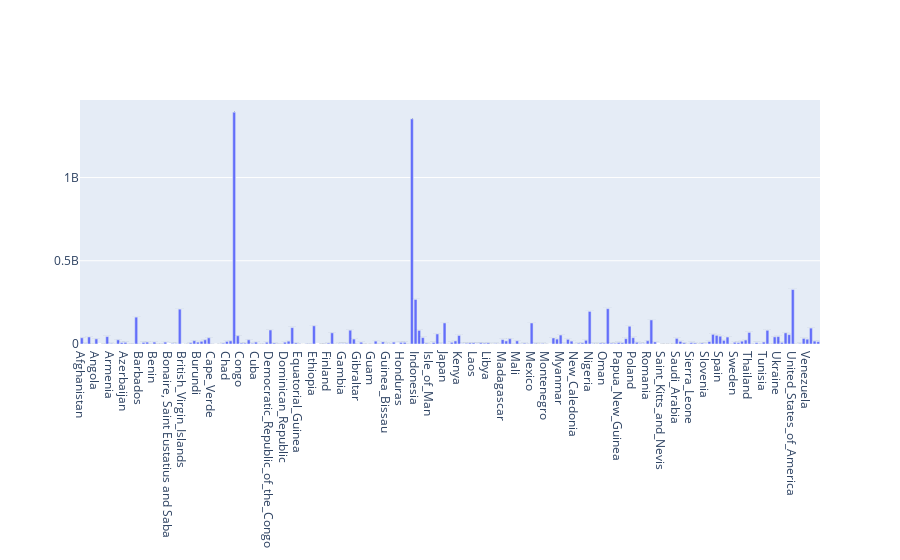

This figure's notebook cell:
### Code cell
x = df2['countriesAndTerritories']
y = df2['popData2018']


fig = go.Figure(data=[go.Bar(
            x=x, y=y,
            text=y,
            textposition='auto'
        )])

fig.show()

### Figure 1 — Plotly figure (JSON) as saved in the notebook; plotly's stock layout.template omitted (floating-point values rounded to 4 significant figures; data arrays with more than 128 entries replaced by an {"elided": "..."} marker saying what was removed)
{"data": [{"text": {"elided": "204 str values"}, "textposition": "auto", "type": "bar", "x": {"elided": "204 str values"}, "y": {"elided": "204 str values"}}], "layout": {}}
